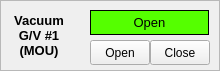
  <widget class="QFrame" name="frame_2" >
   <property name="geometry" >
    <rect>
     <x>0</x>
     <y>10</y>
     <width>220</width>
     <height>71</height>
    </rect>
   </property>
   <property name="frameShape" >
    <enum>QFrame::StyledPanel</enum>
   </property>
   <property name="frameShadow" >
    <enum>QFrame::Raised</enum>
   </property>
   <widget class="QLabel" name="lbVC1_1" >
    <property name="geometry" >
     <rect>
      <x>0</x>
      <y>10</y>
      <width>78</width>
      <height>51</height>
     </rect>
    </property>
    <property name="font" >
     <font>
      <pointsize>10</pointsize>
      <weight>75</weight>
      <bold>true</bold>
     </font>
    </property>
    <property name="frameShape" >
     <enum>QFrame::NoFrame</enum>
    </property>
    <property name="frameShadow" >
     <enum>QFrame::Raised</enum>
    </property>
    <property name="text" >
     <string>Vacuum
G/V #1
(MOU)</string>
    </property>
    <property name="alignment" >
     <set>Qt::AlignCenter</set>
    </property>
   </widget>
   <widget class="CAPushButton" name="capbVC1_1" >
    <property name="geometry" >
     <rect>
      <x>90</x>
      <y>40</y>
      <width>60</width>
      <height>25</height>
     </rect>
    </property>
    <property name="text" >
     <string>Open</string>
    </property>
    <property name="buttonType" >
     <enum>CAPushButton::PulseButton</enum>
    </property>
    <property name="pvname" >
     <string>EC1_ECMD_MOUVAV_OPEN_ON</string>
    </property>
    <property name="truelabel" >
     <string>Open</string>
    </property>
    <property name="falselabel" >
     <string>Open</string>
    </property>
    <property name="selColor" >
     <color>
      <red>0</red>
      <green>170</green>
      <blue>0</blue>
     </color>
    </property>
    <property name="selTColor" >
     <color>
      <red>0</red>
      <green>0</green>
      <blue>0</blue>
     </color>
    </property>
   </widget>
   <widget class="CAPushButton" name="capbVC1_2" >
    <property name="geometry" >
     <rect>
      <x>150</x>
      <y>40</y>
      <width>60</width>
      <height>25</height>
     </rect>
    </property>
    <property name="text" >
     <string>Close</string>
    </property>
    <property name="buttonType" >
     <enum>CAPushButton::PulseButton</enum>
    </property>
    <property name="pvname" >
     <string>EC1_ECMD_MOUVAV_OPEN_OFF</string>
    </property>
    <property name="truelabel" >
     <string>Close</string>
    </property>
    <property name="falselabel" >
     <string>Close</string>
    </property>
    <property name="selColor" >
     <color>
      <red>255</red>
      <green>0</green>
      <blue>0</blue>
     </color>
    </property>
    <property name="selTColor" >
     <color>
      <red>255</red>
      <green>255</green>
      <blue>255</blue>
     </color>
    </property>
   </widget>
   <widget class="CALabel" name="calbVGV1" >
    <property name="geometry" >
     <rect>
      <x>90</x>
      <y>10</y>
      <width>119</width>
      <height>25</height>
     </rect>
    </property>
    <property name="palette" >
     <palette>
      <active>
       <colorrole role="Window" >
        <brush brushstyle="SolidPattern" >
         <color alpha="255" >
          <red>85</red>
          <green>255</green>
          <blue>0</blue>
         </color>
        </brush>
       </colorrole>
      </active>
      <inactive>
       <colorrole role="Window" >
        <brush brushstyle="SolidPattern" >
         <color alpha="255" >
          <red>85</red>
          <green>255</green>
          <blue>0</blue>
         </color>
        </brush>
       </colorrole>
      </inactive>
      <disabled>
       <colorrole role="Window" >
        <brush brushstyle="SolidPattern" >
         <color alpha="255" >
          <red>239</red>
          <green>239</green>
          <blue>239</blue>
         </color>
        </brush>
       </colorrole>
      </disabled>
     </palette>
    </property>
    <property name="font" >
     <font>
      <pointsize>10</pointsize>
     </font>
    </property>
    <property name="autoFillBackground" >
     <bool>true</bool>
    </property>
    <property name="frameShape" >
     <enum>QFrame::Box</enum>
    </property>
    <property name="text" >
     <string>Open</string>
    </property>
    <property name="alignment" >
     <set>Qt::AlignCenter</set>
    </property>
    <property name="pvname" >
     <string/>
    </property>
    <property name="cmode" stdset="0" >
     <enum>CALabel::Alarm</enum>
    </property>
    <property name="fillcol" stdset="0" >
     <color>
      <red>85</red>
      <green>255</green>
      <blue>0</blue>
     </color>
    </property>
    <property name="truelabel" >
     <string>Pump On</string>
    </property>
    <property name="falselabel" >
     <string>Pump Off</string>
    </property>
   </widget>
   <widget class="CADisplayer" name="cadpVGV1" >
    <property name="geometry" >
     <rect>
      <x>20</x>
      <y>0</y>
      <width>60</width>
      <height>25</height>
     </rect>
    </property>
    <property name="nuformat" stdset="0" >
     <enum>CADisplayer::Integer</enum>
    </property>
    <property name="pvname" >
     <string>EC1_VAC_GTV_MOUS</string>
    </property>
    <property name="lineWidth" stdset="0" >
     <number>1</number>
    </property>
    <property name="fillcol" stdset="0" >
     <color>
      <red>255</red>
      <green>255</green>
      <blue>0</blue>
     </color>
    </property>
   </widget>
  </widget>
